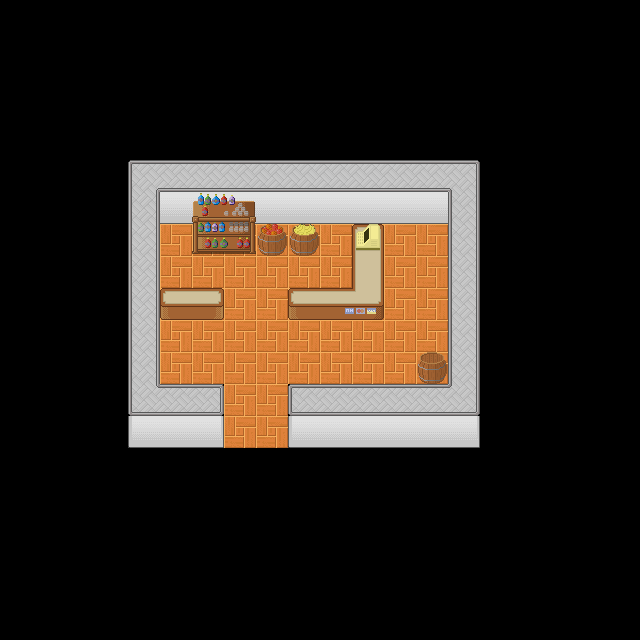

Below is a game level as drawn by its tile map, then a one-line description and the .tmx that defines it (tile-layer data replaced by summaries):
An orthogonal 20x20 tile map with 32x32 px tiles, 4 tile layers (Terreno, Objetos, Itens, Colisao).

<map version="1.10" tiledversion="1.12.1" orientation="orthogonal" renderorder="right-down" width="20" height="20" tilewidth="32" tileheight="32" infinite="0" nextlayerid="5" nextobjectid="1">
 <tileset firstgid="1" name="tileset1" tilewidth="32" tileheight="32" tilecount="570" columns="15">
  <image source="tileset1.png" width="480" height="1216" />
  <tile id="1">
   <properties>
    <property name="obstacle" value="1" />
   </properties>
  </tile>
  <tile id="7">
   <properties>
    <property name="destination" value="world1.tmx" />
    <property name="locked" value="0" />
    <property name="target_x" value="82" />
    <property name="target_y" value="26" />
   </properties>
  </tile>
 </tileset>
 <layer id="1" name="Terreno" width="20" height="20">
  <data>[400 cells, 99 non-empty, 13 distinct tile ids]</data>
 </layer>
 <layer id="2" name="Objetos" width="20" height="20">
  <data>[400 cells, 37 non-empty, 13 distinct tile ids]</data>
 </layer>
 <layer id="3" name="Itens" width="20" height="20">
  <data>[400 cells, 1 non-empty, 1 distinct tile ids]</data>
 </layer>
 <layer id="4" name="Colisao" width="20" height="20" opacity="0">
  <data>[400 cells, 400 non-empty, 3 distinct tile ids]</data>
 </layer>
</map>
